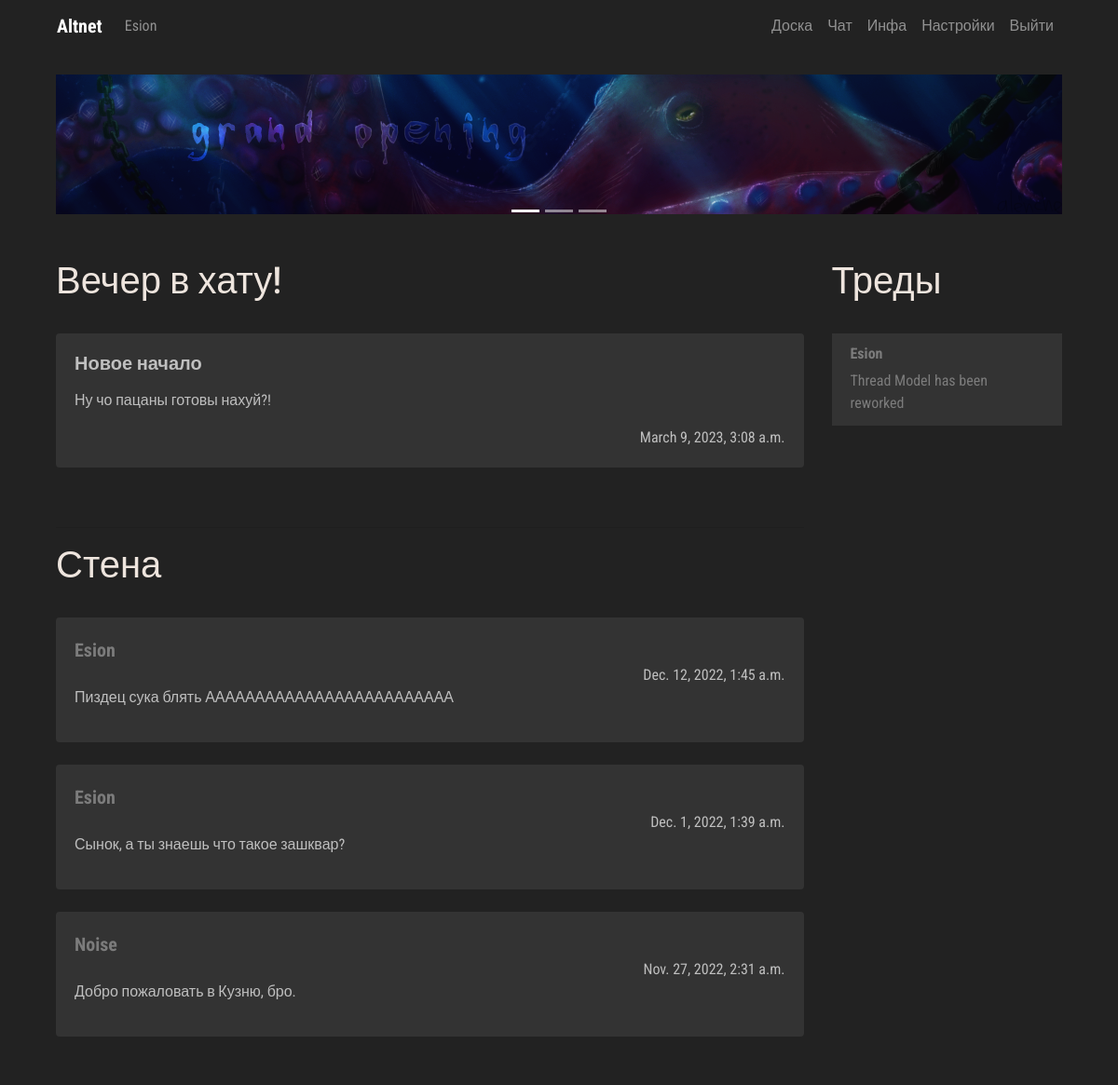
/manager/me/ (signed in), run on an earlier commit of the app's database.
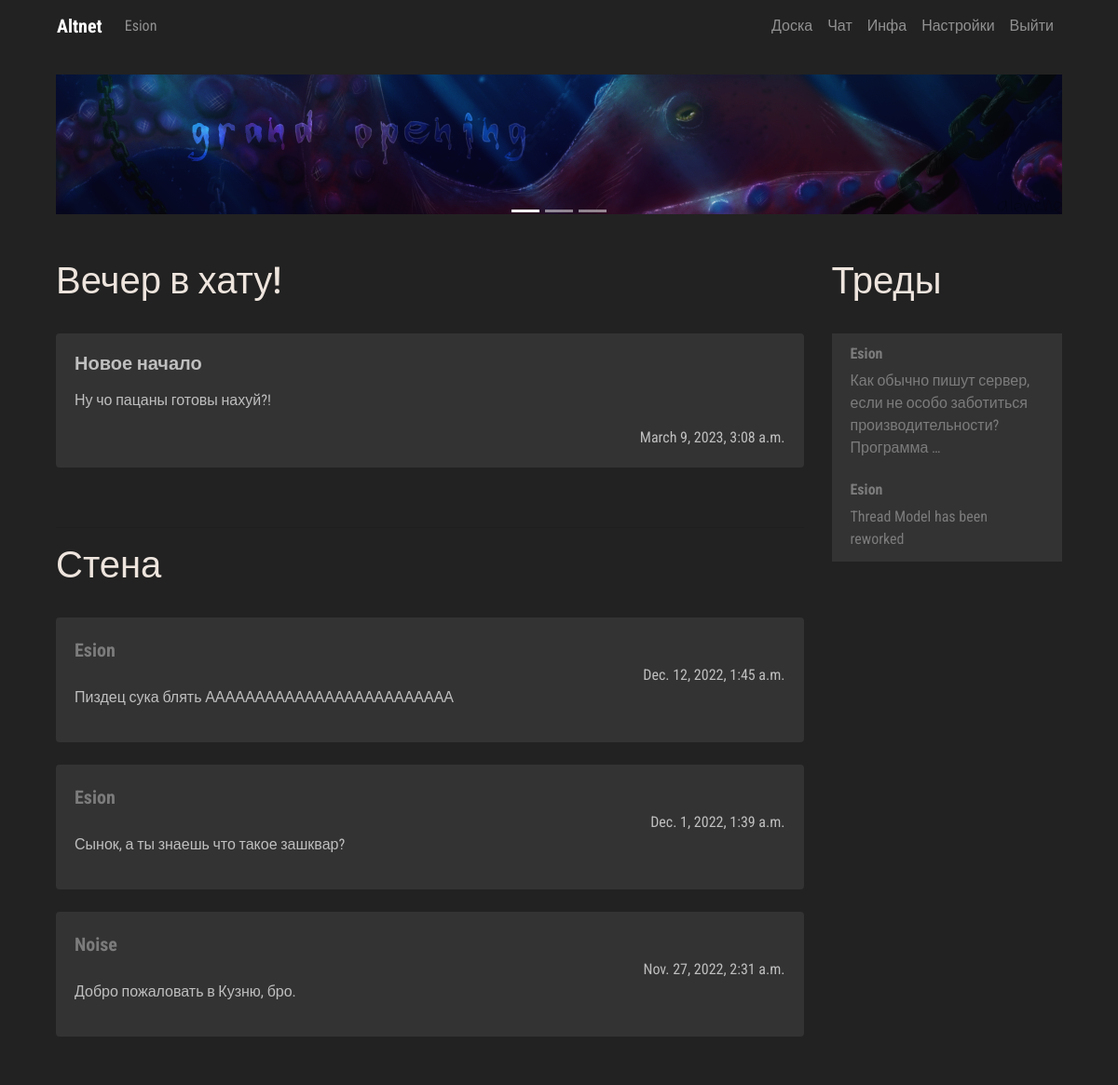
And on a later commit of the database.
### manager/models.py (models this page shows, shortened)
class AdminPublicPost(models.Model):
    post_author = models.ForeignKey(User, on_delete=models.CASCADE)
    post_title = models.CharField('Post title', max_length=100)
    post_text = models.CharField('Post text', max_length=10000)
    post_date = models.DateTimeField('Post date', auto_now=True)
    language_code = models.IntegerField(null=True, blank=True, default=0)

class UserPublicPost(models.Model):
    post_author = models.CharField('Message Author', max_length=150, null=False, blank=False)
    post_text = models.CharField('Post text', max_length=250)
    post_date = models.DateTimeField('Post date', auto_now=True)
    language_code = models.IntegerField(null=True, blank=True, default=0)

### board/models.py (models this page shows, shortened)
class Thread(models.Model):
    def was_published_recently(self):
        now = timezone.now()
        return now - datetime.timedelta(days=1) <= self.pub_date <= now
    thread_title = models.CharField('Thread title', max_length=100)
    thread_text = models.TextField('Thread text', max_length=10000)
    pub_date = models.DateTimeField('Date published', auto_now=True)
    thread_author = models.CharField('Thread Author', max_length=150, blank=False, null=False)
    was_published_recently.admin_order_field = 'pub_date'
    was_published_recently.boolean = True
    was_published_recently.short_description = 'Published recently?'
    thread_pic = models.ImageField(upload_to=user_thread_directory_path, blank=True, null=True)
    language_code = models.IntegerField(blank=True, null=True, default=0)
    visible = models.BooleanField(blank=False, null=False, default=True)

### manager/views.py (the view)
# urls.py: path('me/', views.meview, name='me'),
def meview(request):
    if request.user.is_authenticated:
        loc_option = Hikka.objects.get(user=request.user.id).language_code
    else:
        loc_option = 0
    latest_threads = Thread.objects.filter(language_code=loc_option).order_by('-pub_date')[:10]
    latest_posts = UserPublicPost.objects.filter(language_code=loc_option).order_by('-post_date')[:10]
    admin_posts = AdminPublicPost.objects.filter(language_code=loc_option).order_by('-post_date')[:10]
    context = {
        'loc': loc_resolver('home'),
        'lang': loc_option,
        'threads': latest_threads,
        'posts': latest_posts,
        'admins': admin_posts
    }
    print(loc_resolver('home'))
    return render(request, 'me.html', context)

### board/templatetags/loc_extra.py (called while the page is built)
@register.filter
def return_item(l, i):
    try:
        return l[i]
    except:
        return None

@register.filter
def random_message(l, i):
    try:
        return Me.greet(i)
    except:
        return None

### scripts/loc/Me.py (called while the page is built)
def greet(language_code):
    if language_code == 0:
        return WELCOME_RANDOM_EN[randint(0, 3)]
    elif language_code == 1:
        return WELCOME_RANDOM_RU[randint(0, 3)]

### scripts/localisation.py (called while the page is built, shortened)
def loc_resolver(specific):
    load = {}
    if specific == 'home':
        load['me'] = loc.Me
        load['UI'] = loc.UI
        load['errors'] = loc.Errors
        load['headers'] = loc.Headers
    elif specific == 'account':
        load['profile'] = loc.Profile
        load['errors'] = loc.Errors
        load['headers'] = loc.Headers
        load['UI'] = loc.UI
    elif specific == 'info':
        load['UI'] = loc.UI
        load['info'] = loc.Info
    return load

### manager/templates/me.html (shortened to what this page needs)
{% extends 'hat.html' %}
{% block content %}
{% load loc_extra %}
            <div class="row col-">
               <div class=" col-lg-9 col- content">
                  <br>
                  <div class="trds">
                     <main class="contentd" role="main">
                        <header>
                           <h1 data-text="{{ loc.me.greet|random_message:lang }}">{{ loc.me.greet|random_message:lang }}
                           </h1>
                        </header>
                     </main>
                  </div>
                  <br>
                  {% if admins %}
                  {% for admin in admins %}
                  <div class="card">
                     <div class="card-body">
                        <h4 class="card-title">
                           <p class="article"> {{ admin.post_title }} </p>
                        </h4>
                        {{ admin.post_text|linebreaks }}
                        <div class="d-flex flex-row-reverse">{{ admin.post_date }}</div>
                     </div>
                  </div>
                  <br />
                  {% endfor %}
                  {% else %}
                  {{ loc.errors.NO_AGENDA_POSTS|return_item:lang }}
                  {% endif %}
                  <br>
                  <hr>
                  <div class="trds">
                     <main class="contentd" role="main">
                        <header>
                           <h1 data-text="{{ loc.headers.PUBLIC_MESSAGES|return_item:lang }}">{{ loc.headers.PUBLIC_MESSAGES|return_item:lang }}
                           </h1>
                        </header>
                     </main>
                  </div>
                  <br>
                  {% if posts %}
                  {% for post in posts %}
                  <div class="card">
                     <div class="card-body">
                              <a class="article" href="{% url 'Board:guest' post.post_author%}"> {{ post.post_author }}</a>
                        <div class="d-flex flex-row-reverse">{{ post.post_date }}</div>
                        {{ post.post_text|linebreaks }}
                     </div>
                  </div>
                  <br />
                  {% endfor %}
                  {% else %}
                  {{ loc.errors.NO_PUBLIC_MESSAGES|return_item:lang }}
                  {% endif %}
               </div>
               <div class=" col-lg-3 col- left-sidebar">
                  <br>
                  <div class="trds">
                     <main class="contentd" role="main">
                        <header>
                           <h1 data-text="{{ loc.headers.THREADS|return_item:lang }}">{{ loc.headers.THREADS|return_item:lang }}
                           </h1>
                        </header>
                     </main>
                  </div>
                  <br>
                  {% if threads %}
                  <ul class="list-group">
                     {% for thread in threads %}
                     <li class="list-group-item">
                        <h6> <a class="userlk" href="{% url 'Board:guest' thread.thread_author %}">
                        {{ thread.thread_author }}</a> </h6>
                        <a href="{% url 'Board:thread' thread.id %}"> {{ thread.thread_text|truncatewords:10 }}  </a>
                     </li>
                     {% endfor %}
                  </ul>
                  {% else %}
                  {{ loc.errors.NO_THREADS|return_item:lang }}
                  {% endif %}
                  <br>
               </div>
            </div>
{% endblock %}

What changed in the data, as far as the page shows it:
added Thread: thread_author "Esion", thread_text "Как обычно пишут сервер, если не особо заботиться производительности? Программа …"
